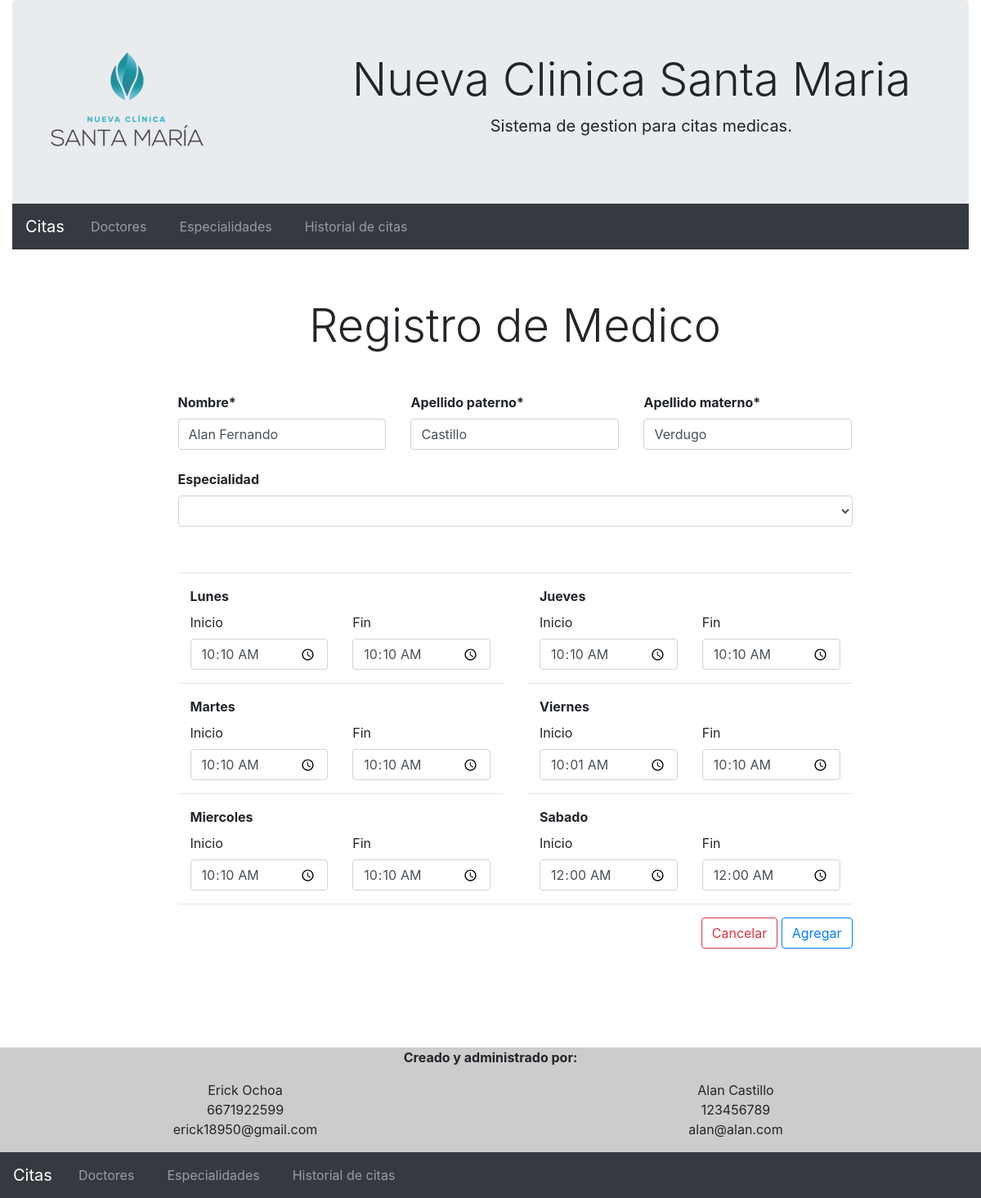
Screenshot of /menu.php?op=4&docid=3 with the database file from the repository.
### tables this page shows
CREATE TABLE `doctores` (
  `id` int(11) NOT NULL,
  `nombre` varchar(50) DEFAULT NULL,
  `appat` varchar(50) DEFAULT NULL,
  `apmat` varchar(50) DEFAULT NULL,
  `especialidad` varchar(50) DEFAULT NULL,
  `lunini` time DEFAULT NULL,
  `lunfin` time DEFAULT NULL,
  `marini` time DEFAULT NULL,
  `marfin` time DEFAULT NULL,
  `mieini` time DEFAULT NULL,
  `miefin` time DEFAULT NULL,
  `jueini` time DEFAULT NULL,
  `juefin` time DEFAULT NULL,
  `vieini` time DEFAULT NULL,
  `viefin` time DEFAULT NULL,
  `sabini` time DEFAULT NULL,
  `sabfin` time DEFAULT NULL
);

### modificardoctor.php (the view, shortened to what this page needs)
<?php
	include('header.php');
	if(isset($_GET['docid'])){
        $id = $_GET['docid'];
        $conexion = mysqli_connect('localhost','root','');
        mysqli_select_db($conexion,'ncsm')
            or die("Error seleccionando la base de datos;");
        $sql="SELECT * FROM doctores WHERE id=".$id.";";
        $resultado = mysqli_query($conexion,$sql);
        $datos = mysqli_fetch_assoc($resultado);
	}
?>
<div class="container" style="margin: 5%;">
	<div class="row justify-content-center align-items-center">
		<div class="col-md-9">
			<h1 style="text-align: center;" class="display-4">Registro de Medico</h1>
			<form class="form" action="modificardoctor.php" method="post" role="form">
				<div class="form-group">
					<div class="row mt-5">
						<div class="col-4">
							<label><b>Nombre*</b></label><br>
							<input type="text" name="nombre" id="nombre" placeholder="Nombre del medico" class="form-control" value="<?php echo $datos['nombre']?>">
						</div>
						<div class="col-4">
							<label><b>Apellido paterno*</b></label><br>
							<input type="text" name="appat" id="appat" placeholder="Primer apellido" class="form-control" value="<?php echo $datos['appat']?>">
						</div>
						<div class="col-4">
							<label><b>Apellido materno*</b></label><br>
							<input type="text" id="apmat" name="apmat" placeholder="Segundo apellido" class="form-control" value="<?php echo $datos['apmat']?>">
						</div>
					</div>
					<br>
					<label><b>Especialidad</b></label>
					<select class="form-control" id="especialidad" name="especialidad">
						<option><?php echo $datos['especialidad']; ?></option>
						<?php
							$i=1;
								$cmd = 'select * from especialidades';
								$resul = mysqli_query($conexion,$cmd);
								$datos2= mysqli_fetch_assoc($resul);
								$numreg= mysqli_num_rows($resul);
								while($i <= $numreg)
							{
									echo '<option class="form-control">'.$datos2['nombre'].'</option>';
								$i++;
							}
						?>
					</select>
				</div>
				<br>
				<hr>
				<div class="row">
					<div class="col-6">
						<div class="col">
							<label><b>Lunes</b></label>
							<div class="row">
								<div class="col">
									<label>Inicio</label>
									<input type="time" id="iniciolunes" name="lunini" class="form-control" value="<?php echo $datos['lunini']?>">
								</div>
								<div class="col">
									<label>Fin</label>
									<input type="time" id="finlunes" name="lunfin" class="form-control" value="<?php echo $datos['lunfin']?>">
								</div>
							</div>
						</div>
						<hr>
						<div class="col">
						<label><b>Martes</b></label>
						<div class="row">
							<div class="col">
								<label>Inicio</label>
								<input type="time" id="iniciomartes" name="marini" class="form-control" value="<?php echo $datos['marini']?>">
							</div>
							<div class="col">
								<label>Fin</label>
								<input type="time" id="finmartes" name="marfin" class="form-control" value="<?php echo $datos['marfin']?>">
							</div>
						</div>
						</div>
						<hr>
						<div class="col">
							<label><b>Miercoles</b></label>
							<div class="row">
								<div class="col">
									<label>Inicio</label>
									<input type="time" id="iniciomiercoles" name="mieini" class="form-control" value="<?php echo $datos['mieini']?>">
								</div>
								<div class="col">
									<label>Fin</label>
									<input type="time" id="finmierocles" name="miefin" class="form-control" value="<?php echo $datos['miefin']?>">
								</div>
							</div>
						</div>
					</div>
					<div class="col-6">
						<div class="col">
							<label><b>Jueves</b></label>
							<div class="row">
								<div class="col"><label>Inicio</label>
									<input type="time" id="iniciojueves" name="jueini" class="form-control" value="<?php echo $datos['jueini']?>">
								</div>
								<div class="col"><label>Fin</label>
									<input type="time" id="finjueves" name="juefin" class="form-control" value="<?php echo $datos['juefin']?>">
								</div>
							</div>
						</div>
						<hr>
						<div class="col">
							<label><b>Viernes</b></label>
							<div class="row">
								<div class="col"><label>Inicio</label>
									<input type="time" id="inicioviernes" name="vieini" class="form-control" value="<?php echo $datos['vieini']?>">
								</div>
								<div class="col"><label>Fin</label>
									<input type="time" id="finviernes" name="viefin" class="form-control" value="<?php echo $datos['viefin']?>">
								</div>
							</div>
						</div>
						<hr>
						<div class="col">
						<label><b>Sabado</b></label>
							<div class="row">
								<div class="col"><label>Inicio</label>
									<input type="time" id="iniciosabado" name="sabini" class="form-control" value="<?php echo $datos['sabini']?>">
								</div>
								<div class="col"><label>Fin</label>
									<input type="time" id="finsabado" name="sabfin" class="form-control" value="<?php echo $datos['sabfin']?>">
								</div>
							</div>
						</div>
					</div>
				</div>
				<hr>
				<div style="float: right;">
					<a style="margin-bottom: 20%;" type="submit" class="btn btn-outline-danger" href="index.php">Cancelar</a>
					<button style="margin-bottom: 20%;" type="submit" name="agregar" class="btn btn-outline-primary">Agregar</button>
				</div>
			</form>
		</div>
	</div>
</div>
<?php
	include('footer.php');
?>

### menu.php (shortened to what this page needs)
<?php
if(isset($_GET['op'])){
		switch ($_GET['op']){
			case 4:
				include_once('modificardoctor.php');
				break;
		}
  }else{
  }
  ?>
<nav class="navbar navbar-expand-lg navbar-dark bg-dark">
  		<a class="navbar-brand mr-4" href="index.php">Citas</a>
  		<div class="collapse navbar-collapse" id="navbarTogglerDemo02">
    		<ul class="navbar-nav mr-auto mt-2 mt-md-0">
            <li  class="nav-item mr-4">
              <a class="nav-link" href="doctores.php">Doctores</a>
            </li>
            <li class="nav-item mr-4">
              <a href="especialidades.php" class="nav-link" >Especialidades</a>
            </li>
            <li class="nav-item mr-4">
              <a href="historialdecitas.php" class="nav-link">Historial de citas</a>
            </li>
    		</ul>
  		</div>
	</nav>

### header.php (shortened to what this page needs)
<!DOCTYPE html>
<html lang="es">
<head>
	<link rel="stylesheet" href="css/bootstrap.min.css">
	<link rel="stylesheet" href="css/main.css">
	<link rel="stylesheet" type="text/css" href="css/styles.css">
	<link rel="stylesheet" href="https://use.fontawesome.com/releases/v5.4.1/css/all.css">
</head>
<body>
	<header class="container-fluid">
		<div class="row jumbotron" style="margin: 0;">
			<div class="col-md-4 col">
				<img src="img/logo.png" href="index.html">
			</div>
			<div class="col-md-8 col">
				<h1 class="display-4" style="text-align: left;">Nueva Clinica Santa Maria</h1>
				<p style="text-align: center; font-size: 20px;">Sistema de gestion para citas medicas.</p>
			</div>
		</div>
		<?php
			include('menu.php');
		?>
	</header>

### footer.php (shortened to what this page needs)
	<footer style="background-color: #ccc; margin-top: 7%; ">
		<div class="container-fluid">
			<div class="row" >
				<div class="col-md" style="text-align: center;">
					<p><b>Creado y administrado por:</b></p>
				</div>
			</div>
			<div class="row">
				<div class="col-md-6" style="text-align: center;">
					<p>Erick Ochoa <br>6671922599 <br>erick18950@gmail.com</p>
				</div>
				<div class="col-md-6" style="text-align: center;">
					<p>Alan Castillo <br>123456789 <br>alan@alan.com</p>
				</div>
			</div>
		</div>
	</footer>
</body>
</html>

### rows the page displays
doctores: nombre "Alan Fernando", appat "Castillo", apmat "Verdugo", lunini "10:10:00", lunfin "10:10:00", marini "10:10:00", marfin "10:10:00", mieini "10:10:00", miefin "10:10:00", jueini "10:10:00", juefin "10:10:00", vieini "10:01:00", viefin "10:10:00", sabini "00:00:00", sabfin "00:00:00"
